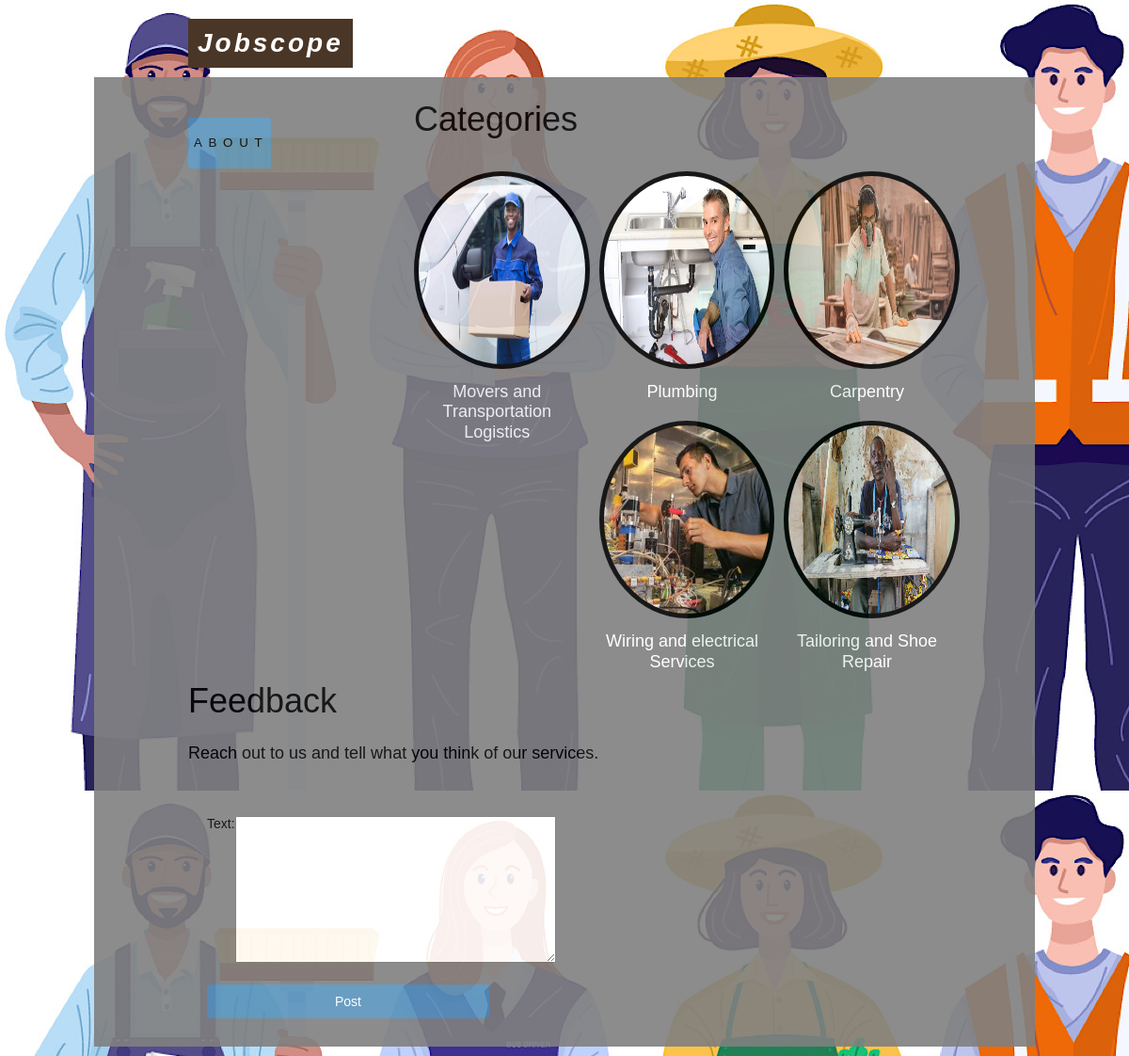
The app's page /service/ with its own data.
### service/models.py (models this page shows, shortened)
class Category(models.Model):
    name = models.CharField(max_length=200, db_index=True)
    slug = models.SlugField(max_length=200, unique=True)
    image = models.ImageField(upload_to='categories/%Y/%m/%d', blank=True)
    class Meta:
        verbose_name = 'category'
        verbose_name_plural = 'categories'
    def get_absolute_url(self):
        return reverse('jobscope:category_services', args=[self.slug])

### service/views.py (the view)
# urls.py: path('', views.service_list, name='service_list'),
def service_list(request, category_slug=None):
    category = None
    categories = Category.objects.all()
    services = Service.objects.all()
    if request.method=='POST':
        feed_form = FeedbackForm(request.POST)
        if feed_form.is_valid():
            cd = feed_form.cleaned_data
            username = request.user.username
            user = User.objects.get(username=username)
            Feedback.objects.create(name=user, text=cd['text'])
    else:
        feed_form = FeedbackForm()
    if category_slug:
        category = get_object_or_404(Category, slug=category_slug)
        services = services.filter(category=category)
    paginator = Paginator(services, 6)
    page = request.GET.get('page')
    try:
        products = paginator.page(page)
    except PageNotAnInteger:
        products = paginator.page(1)
    except EmptyPage:
        products = paginator.page(paginator.num_pages)
    return render(request,
            'shop/product/list.html',{'category':category,'categories':categories, 'services':services, 'page':page,
                'feed_form':feed_form })

### service/forms.py
class FeedbackForm(forms.ModelForm):
    class Meta:
        model = Feedback
        fields =('text', )

### service/templates/shop/product/list.html (shortened to what this page needs)
{% extends "shop/base.html" %}
{% load static %}
{% block content %}
<div id="sidebar">
	<a href="{% url "about" %}">
	<button class ="sign">About</button></a>
</div>
<div id="main" class="product-list">
  <h1>Categories</h1>
  {% for category in categories %}
  <div class="item">
      <img style="height:100px, weight:100px" src="{% if category.image %}{{ category.image.url }}{% else %}{% static "img/no_image.png" %}{% endif %}">
    <a href="{{ category.get_absolute_url }}">{{ category.name }}</a>
    <br>
   </div>
  {% endfor %}
</div>
  <h1>Feedback</h1>
  <p>Reach out to us and tell what you think of our services.</p>
  <div class="aboutdiv">
	  <form class="feed_form" method="post">
		  {{ feed_form.as_p }}
	          <p><input type="submit" value="Post"></p>
	   </form>
 </div>
 </div>
 </div>
{% endblock %}

### static/css/base.css (style rules this page uses)
body { margin: 0; font-family: 'Lato', sans-serif; bckground: #009FFF; bakground: linear-gradient(to right, #ec2F4B, #009FFF); }
button { height: 4em; width: 40%; padding: 1.5em auto; margin: 1em auto; background-color: #5993bb; border: none; border-radius: 3px; text-transform: uppercase; letter-spacing: 0.5em; transition: all 0.2s cubic-bezier(.4,0,.2,1); }
body { margin:0; padding:0; font-family:helvetica, sans-serif; }
h1, h2, h3, h4, h5 , h6 { font-family: 'Ubuntu', sans-serif; font-weight:normal; }
a { text-decoration:none; color:#5993bb; }
a.button, input[type="submit"] { color:#fff; background:#5993bb; border-radius:4px; padding:10px 20px; font-size:14px; border:0; }
form p label, form p input { float:left; clear:both; }
form p label { font-size:14px; padding-bottom:4px; }
form p input { width:300px; font-size:13px; margin-bottom:10px; padding:10px 12px; border:0; background:#efefef; color:#666; border-radius:4px; }
#sidebar { width:220px; padding:30px 20px 0 0; float:left; }
#main { float:left; width: 96%; margin-right:-220px; overflow:hidden; }
.product-list .item { width:23%; padding:10px 20px 10px 0; float:left; text-align:center; line-height:1.2; }
.product-list .item img { width:100%; height:200px; margin-bottom:8px; border-radius: 50%; background-color:black; padding:5px; }
.product-list a { color:white; }
.feed_form { float:left; padding:20px; background-color: #808080; margin-right: 80px; border-radius: 10px; }

### records on screen
Category: image (picture), name "Movers and Transportation Logistics"
Category: image (picture), name "Plumbing"
Category: image (picture), name "Carpentry"
Category: image (picture), name "Wiring and electrical Services"
Category: image (picture), name "Tailoring and Shoe Repair"
